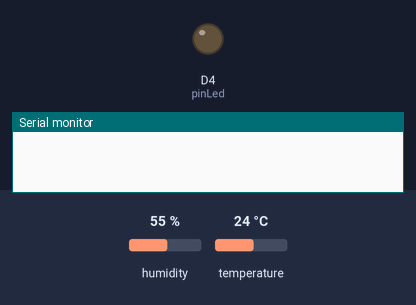
A sketch run on a simulated ESP8266 (NodeMCU). Parts: output pins drawn as LEDs (lit = HIGH), the last lines printed to the serial monitor. Inputs (shaded band) come from the test bench; at power-on: humidity 55 %, temperature 24 °C. WiFi joins after 1.5 s; servers stay silent unless stated; pins used as bus, display or sensor lines are not drawn.

Above: at 0.1 s.
At 2.7 s:
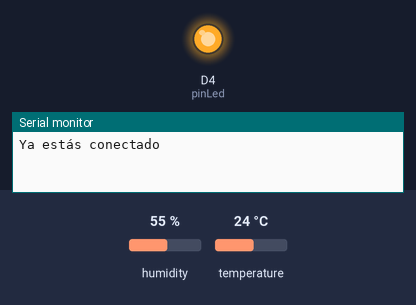
2.8 s: humidity set to 22 %
13.0 s: temperature set to 12 °C
20.5 s: humidity set to 40 %
Timing chart, 0 to 23.5 s (numbered marks = the images above; inputs shaded):
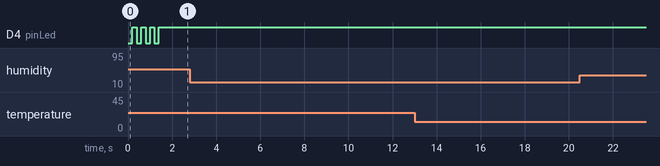

The sketch:

WiFIManager-DHT22.ino
```cpp
#include <ESP8266WiFi.h>
#include <DNSServer.h>
#include <ESP8266WebServer.h >
#include <WiFiManager.h>
#include <Ticker.h>
#include <DHT.h>

// Definimos el pin digital donde se conecta el sensor
#define DHTPIN 2
// Dependiendo del tipo de sensor
#define DHTTYPE DHT22

// Inicializamos el sensor DHT22
DHT dht(DHTPIN, DHTTYPE);

// Instancia a la clase Ticker
Ticker ticker;

// Pin LED azul
byte pinLed = D4;

void parpadeoLed(){
  // Cambiar de estado el LED
  byte estado = digitalRead(pinLed);
  digitalWrite(pinLed, !estado);
}

void setup()
{
  Serial.begin(115200);

  // Modo del pin
  pinMode(pinLed, OUTPUT);

  // Empezamos el temporizador que hará parpadear el LED
  ticker.attach(0.2, parpadeoLed);

  // Creamos una instancia de la clase WiFiManager
  WiFiManager wifiManager;

  // Descomentar para resetear configuración
  wifiManager.resetSettings();

  // Creamos AP y portal cautivo y comprobamos si
  // se establece la conexión
  if(!wifiManager.autoConnect("ESP8266Temp","T3mp3rat5ra")){
    Serial.println("Fallo en la conexión (timeout)");
    ESP.reset();
    delay(1000);
  }

  Serial.println("Ya estás conectado");

  // Eliminamos el temporizador
  ticker.detach();

  // Apagamos el LED
  digitalWrite(pinLed, HIGH);

   // Comenzamos el sensor DHT
  dht.begin();
}

void loop() {
    // Esperamos 5 segundos entre medidas
  delay(5000);

  // Leemos la humedad relativa
  float h = dht.readHumidity();
  // Leemos la temperatura en grados centígrados (por defecto)
  float t = dht.readTemperature();
  // Leemos la temperatura en grados Fahreheit
  float f = dht.readTemperature(true);

  // Comprobamos si ha habido algún error en la lectura
  if (isnan(h) || isnan(t) || isnan(f)) {
    Serial.println("Error obteniendo los datos del sensor DHT22");
    return;
  }

  // Calcular el índice de calor en Fahreheit
  float hif = dht.computeHeatIndex(f, h);
  // Calcular el índice de calor en grados centígrados
  float hic = dht.computeHeatIndex(t, h, false);

  Serial.print("Humedad: ");
  Serial.print(h);
  Serial.print(" %\t");
  Serial.print("Temperatura: ");
  Serial.print(t);
  Serial.print(" *C ");
  Serial.print(f);
  Serial.print(" *F\t");
  Serial.print("Índice de calor: ");
  Serial.print(hic);
  Serial.print(" *C ");
  Serial.print(hif);
  Serial.println(" *F");
  }
```
